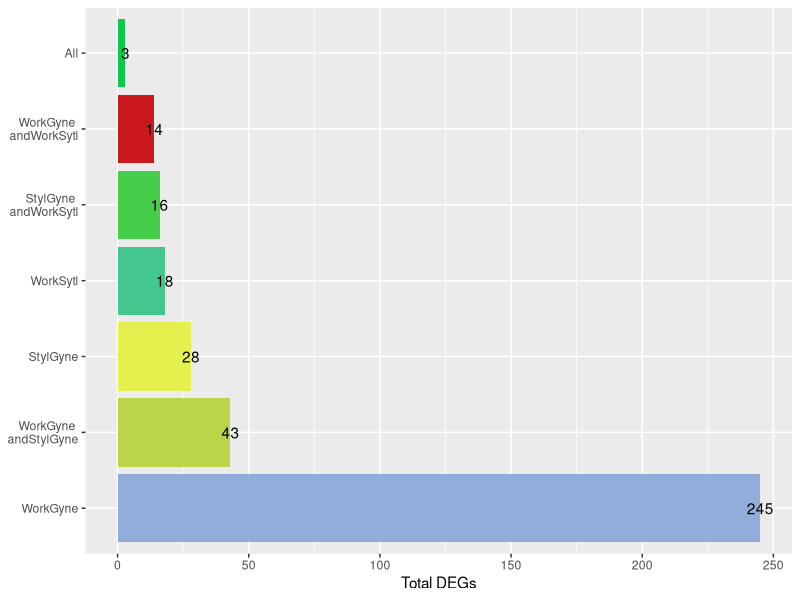
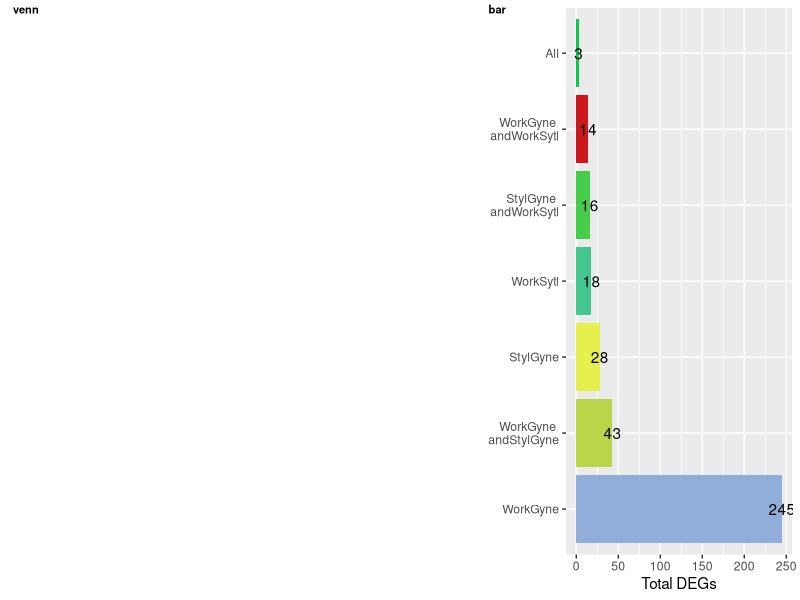

The R source for these figures, in order:
## ---- chunk 1
library(ggplot2)
library(dplyr)
library(cowplot)

knitr::opts_chunk$set(fig.path = './', echo = F, message = F)
## ---- chunk 2
venn <- read.csv("venn.csv")

mycolors <- c("All" = "#0FC74C",
             "WorkSytl" = "#43C78E",
              "WorkGyne and WorkSytl" = "#cb181d", 
               "WorkGyne" = "#91AEDA", 
             "WorkGyne and StylGyne" = "#BAD54A" ,
             "StylGyne" = "#E5EF4E",
              "StylGyne and WorkSytl" = "#46CD4A"
              )   

p2 <- ggplot(data=venn, aes(x=reorder(comparison, desc(count)), y = count,  fill = comparison)) + 
  geom_bar(stat="identity") +
  labs(y = "Total DEGs", x = NULL) +
  scale_fill_manual(values = mycolors) +
  theme(legend.title = element_blank(),
        legend.position = "none") +
  scale_x_discrete(labels=c("All" = "All",
             "WorkSytl" = "WorkSytl",
              "WorkGyne and WorkSytl" = "WorkGyne \nandWorkSytl", 
               "WorkGyne" = "WorkGyne", 
             "WorkGyne and StylGyne" = "WorkGyne \nandStylGyne" ,
             "StylGyne" = "StylGyne",
              "StylGyne and WorkSytl" = "StylGyne \nandWorkSytl")) +
  geom_text(aes(x=reorder(comparison, desc(count)),  label = count, hjust = 0.5)) +
  coord_flip()
p2
## ---- chunk 3
p1 <- ggdraw() + draw_image("venn-original.png")
plot_grid(p1, p2, rel_widths = c(0.6,0.4),
          labels = c("venn", "bar"), label_size = 8)
